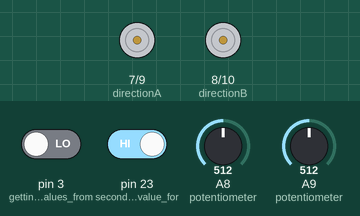
The sketch below on a simulated Arduino Mega 2560, built with avr-gcc and run on an emulated ATmega2560. On the bench: direction and speed pins drawn as motors (green arrow = direction pin HIGH = forward, orange = LOW = backward, longer = more drive). Inputs (shaded band) come from the test bench; at power-on: A8 (potentiometer) = 512, A9 (potentiometer) = 512, pin 3 (getting_input_values_from) LOW, pin 23 (second_encoder_value_for) HIGH.

Above: at 1.2 s.
1.3 s: A8 (potentiometer) set to 499
2.8 s: A9 (potentiometer) set to 490
At 3.5 s:
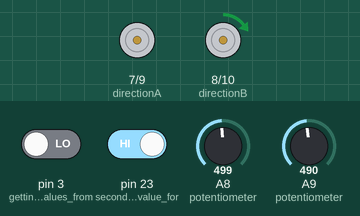
4.3 s: A8 (potentiometer) set to 534
At 4.6 s:
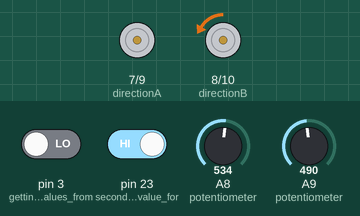
5.8 s: A9 (potentiometer) set to 510
At 7.0 s:
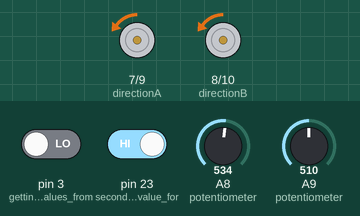
7.3 s: A9 (potentiometer) set to 534
At 8.1 s:
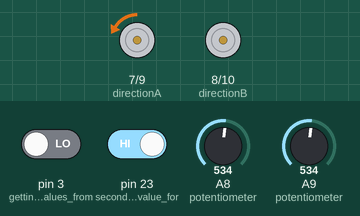
8.8 s: A8 (potentiometer) set to 490
At 9.3 s:
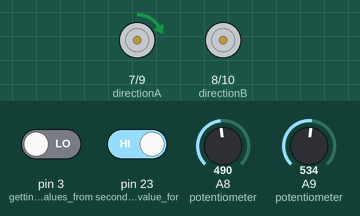
Timing chart, 0 to 11.3 s (numbered marks = the images above; inputs shaded):
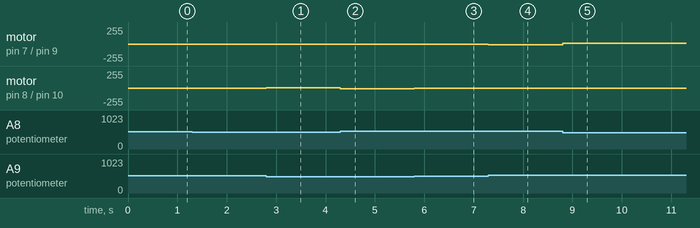

Measured:
- after the input at 2.8 s, motor on pin 8 (directionB) / pin 10 (speedB): stopped → forward 5/255 at once
- after the input at 4.3 s, motor on pin 8 (directionB) / pin 10 (speedB): forward 5/255 → backward 10/255 at once
- after the input at 5.8 s, motor on pin 7 (directionA) / pin 9 (speedA): stopped → backward 5/255 at once; motor on pin 8 (directionB) / pin 10 (speedB): backward 10/255 → backward 5/255 at once
- after the input at 7.3 s, motor on pin 7 (directionA) / pin 9 (speedA): backward 5/255 → backward 10/255 at once; motor on pin 8 (directionB) / pin 10 (speedB): backward 5/255 → stopped at once
- after the input at 8.8 s, motor on pin 7 (directionA) / pin 9 (speedA): backward 10/255 → forward 10/255 at once

The sketch:

Distance_Measurement2.ino
```cpp
#include<LiquidCrystal.h>
#include <math.h>
LiquidCrystal lcd (16,17,18,19,20,21);

volatile int encoderValueOld = 0;
volatile int encoderValue = 0;
volatile int encoderRef = 0;
int count = 0;

int motorSpeedA = 0;
int motorSpeedB = 0;

void setup(){
  pinMode(9, OUTPUT);   //speedA
  pinMode(7, OUTPUT);   //directionA
  pinMode(10, OUTPUT);  //speedB
  pinMode(8, OUTPUT);   //directionB

  pinMode (23, INPUT);  //second encoder value for direction
  pinMode (3, INPUT);   //getting input values from the encoder

  //attachInterrupt(1, valueChanged, RISING);
  attachInterrupt(1, valueChanged, RISING);
}

void loop(){

float inputX = analogRead(A8);  //X potentiometer
float inputY = analogRead(A9);  //Y potentiometer

  if (inputX < 500)  //small tolerance added to 512
  {
    // 1)Convert joystick position to motor direction

    //Set Motor A backward
    digitalWrite(7, HIGH);
    //digitalWrite(9, LOW);

    //Set Motor B backward
    digitalWrite(8, HIGH);
    //digitalWrite(10, LOW);

    // 2)Convert joystick position to motor speed
    motorSpeedA = map(inputX, 500, 0, 0, 255);
    motorSpeedB = map(inputX, 500, 0, 0, 255);
  }

  else if (inputX > 524)
  {
    // 1)Convert joystick position to motor direction

    //Set Motor A forward
    digitalWrite(7, LOW);
    //digitalWrite(9, HIGH);

    //Set Motor B forward
    digitalWrite(8, LOW);
    //digitalWrite(10, HIGH);

    // 2)Convert joystick position to motor speed
    motorSpeedA = map(inputX, 524, 1023, 0, 255);
    motorSpeedB = map(inputX, 524, 1023, 0, 255);
  }

  else  //if joystick position is in the middle
  {
    motorSpeedA = 0;
    motorSpeedB = 0;
  }

  if(inputY < 500)
  {
    int yValue = map(inputY, 500, 0, 0, 255);

    motorSpeedA = motorSpeedA - yValue; //decrease A-speed
    motorSpeedB = motorSpeedB + yValue; //increase B-speed

    if (motorSpeedA < 0)    // check limitations
    {
      motorSpeedA = 0;
    }
    if (motorSpeedB > 255)
    {
      motorSpeedB = 255;
    }
  }

    if(inputY > 524)
  {
    int yValue = map(inputY, 524, 1023, 0, 255);

    motorSpeedA = motorSpeedA + yValue; //increase A-speed
    motorSpeedB = motorSpeedB - yValue; //decrease B-speed

    if (motorSpeedB < 0)    // check limitations
    {
      motorSpeedB = 0;
    }
    if (motorSpeedA > 255)
    {
      motorSpeedA = 255;
    }
  }

  analogWrite(9, motorSpeedA);
  analogWrite(10, motorSpeedB);

  encoderValue = digitalRead(3);
  encoderRef = digitalRead(23);

  lcd.setCursor(1,0);
  lcd.print("Distance = ");
  lcd.print("           ");

  lcd.setCursor(13,0);
  lcd.print(count*0.0987);

  lcd.setCursor(33,0);
  lcd.print(count);
}

/*void valueChangedTo0()
{
    if(encoderRef == 0)
    {
      count++;
    }
    else if (encoderRef == 1)
    {
      count--;
    }
}*/

void valueChanged()
{
    if(encoderValue == 1 && encoderRef == 1)
    {
      count++;
    }
    else if (encoderValue == 1 && encoderRef == 0)
    {
      count--;
    }
}
```
